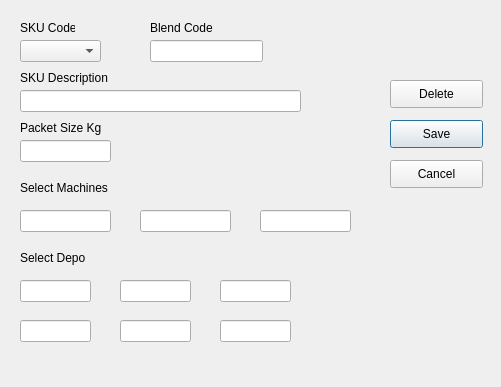
<?xml version="1.0" encoding="UTF-8"?>
<ui version="4.0">
 <class>Dialog</class>
 <widget class="QDialog" name="Dialog">
  <property name="geometry">
   <rect>
    <x>0</x>
    <y>0</y>
    <width>501</width>
    <height>387</height>
   </rect>
  </property>
  <property name="windowTitle">
   <string>Dialog</string>
  </property>
  <widget class="QPushButton" name="pushButton">
   <property name="geometry">
    <rect>
     <x>390</x>
     <y>120</y>
     <width>93</width>
     <height>28</height>
    </rect>
   </property>
   <property name="text">
    <string>Save</string>
   </property>
  </widget>
  <widget class="QPushButton" name="pushButton_2">
   <property name="geometry">
    <rect>
     <x>390</x>
     <y>160</y>
     <width>93</width>
     <height>28</height>
    </rect>
   </property>
   <property name="text">
    <string>Cancel</string>
   </property>
  </widget>
  <widget class="QLabel" name="label">
   <property name="geometry">
    <rect>
     <x>20</x>
     <y>20</y>
     <width>55</width>
     <height>16</height>
    </rect>
   </property>
   <property name="text">
    <string>SKU Code</string>
   </property>
  </widget>
  <widget class="QLabel" name="label_2">
   <property name="geometry">
    <rect>
     <x>20</x>
     <y>70</y>
     <width>101</width>
     <height>16</height>
    </rect>
   </property>
   <property name="text">
    <string>SKU Description</string>
   </property>
  </widget>
  <widget class="QLineEdit" name="lineEdit_2">
   <property name="geometry">
    <rect>
     <x>20</x>
     <y>90</y>
     <width>281</width>
     <height>22</height>
    </rect>
   </property>
  </widget>
  <widget class="QLabel" name="label_3">
   <property name="geometry">
    <rect>
     <x>150</x>
     <y>20</y>
     <width>71</width>
     <height>16</height>
    </rect>
   </property>
   <property name="text">
    <string>Blend Code</string>
   </property>
  </widget>
  <widget class="QPushButton" name="pushButton_3">
   <property name="geometry">
    <rect>
     <x>390</x>
     <y>80</y>
     <width>93</width>
     <height>28</height>
    </rect>
   </property>
   <property name="text">
    <string>Delete</string>
   </property>
  </widget>
  <widget class="QLabel" name="label_4">
   <property name="geometry">
    <rect>
     <x>20</x>
     <y>180</y>
     <width>101</width>
     <height>16</height>
    </rect>
   </property>
   <property name="text">
    <string>Select Machines</string>
   </property>
  </widget>
  <widget class="QLabel" name="label_5">
   <property name="geometry">
    <rect>
     <x>20</x>
     <y>250</y>
     <width>81</width>
     <height>16</height>
    </rect>
   </property>
   <property name="text">
    <string>Select Depo</string>
   </property>
  </widget>
  <widget class="QLabel" name="label_6">
   <property name="geometry">
    <rect>
     <x>20</x>
     <y>120</y>
     <width>101</width>
     <height>16</height>
    </rect>
   </property>
   <property name="text">
    <string>Packet Size Kg</string>
   </property>
  </widget>
  <widget class="QLineEdit" name="lineEdit_3">
   <property name="geometry">
    <rect>
     <x>20</x>
     <y>140</y>
     <width>91</width>
     <height>22</height>
    </rect>
   </property>
  </widget>
  <widget class="QComboBox" name="comboBox_11">
   <property name="geometry">
    <rect>
     <x>20</x>
     <y>40</y>
     <width>81</width>
     <height>22</height>
    </rect>
   </property>
   <property name="mouseTracking">
    <bool>false</bool>
   </property>
   <property name="currentText">
    <string/>
   </property>
   <property name="maxVisibleItems">
    <number>15</number>
   </property>
   <property name="insertPolicy">
    <enum>QComboBox::InsertAlphabetically</enum>
   </property>
  </widget>
  <widget class="QLineEdit" name="lineEdit">
   <property name="geometry">
    <rect>
     <x>150</x>
     <y>40</y>
     <width>113</width>
     <height>22</height>
    </rect>
   </property>
  </widget>
  <widget class="QLineEdit" name="lineEdit_4">
   <property name="geometry">
    <rect>
     <x>20</x>
     <y>210</y>
     <width>91</width>
     <height>22</height>
    </rect>
   </property>
  </widget>
  <widget class="QLineEdit" name="lineEdit_5">
   <property name="geometry">
    <rect>
     <x>140</x>
     <y>210</y>
     <width>91</width>
     <height>22</height>
    </rect>
   </property>
  </widget>
  <widget class="QLineEdit" name="lineEdit_6">
   <property name="geometry">
    <rect>
     <x>260</x>
     <y>210</y>
     <width>91</width>
     <height>22</height>
    </rect>
   </property>
  </widget>
  <widget class="QLineEdit" name="lineEdit_7">
   <property name="geometry">
    <rect>
     <x>20</x>
     <y>280</y>
     <width>71</width>
     <height>22</height>
    </rect>
   </property>
  </widget>
  <widget class="QLineEdit" name="lineEdit_8">
   <property name="geometry">
    <rect>
     <x>20</x>
     <y>320</y>
     <width>71</width>
     <height>22</height>
    </rect>
   </property>
  </widget>
  <widget class="QLineEdit" name="lineEdit_9">
   <property name="geometry">
    <rect>
     <x>120</x>
     <y>320</y>
     <width>71</width>
     <height>22</height>
    </rect>
   </property>
  </widget>
  <widget class="QLineEdit" name="lineEdit_10">
   <property name="geometry">
    <rect>
     <x>120</x>
     <y>280</y>
     <width>71</width>
     <height>22</height>
    </rect>
   </property>
  </widget>
  <widget class="QLineEdit" name="lineEdit_11">
   <property name="geometry">
    <rect>
     <x>220</x>
     <y>320</y>
     <width>71</width>
     <height>22</height>
    </rect>
   </property>
  </widget>
  <widget class="QLineEdit" name="lineEdit_12">
   <property name="geometry">
    <rect>
     <x>220</x>
     <y>280</y>
     <width>71</width>
     <height>22</height>
    </rect>
   </property>
  </widget>
 </widget>
 <resources/>
 <connections/>
</ui>
